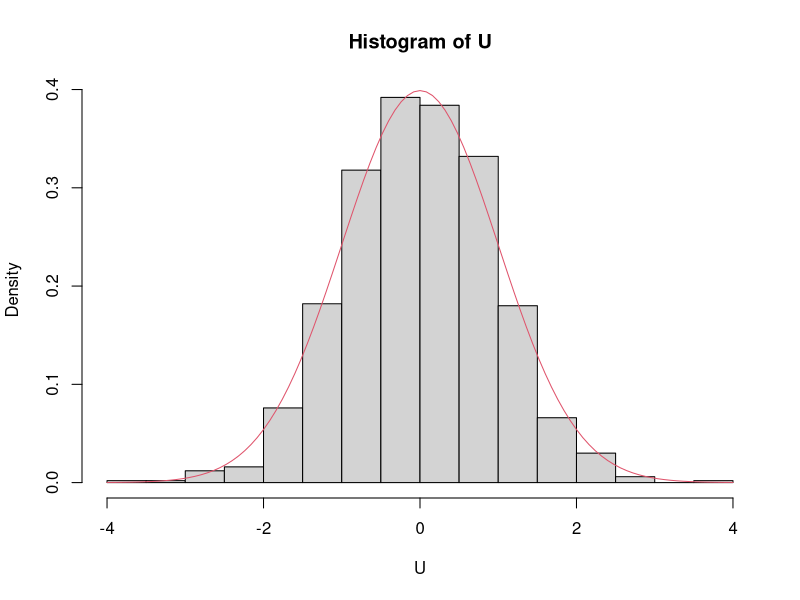
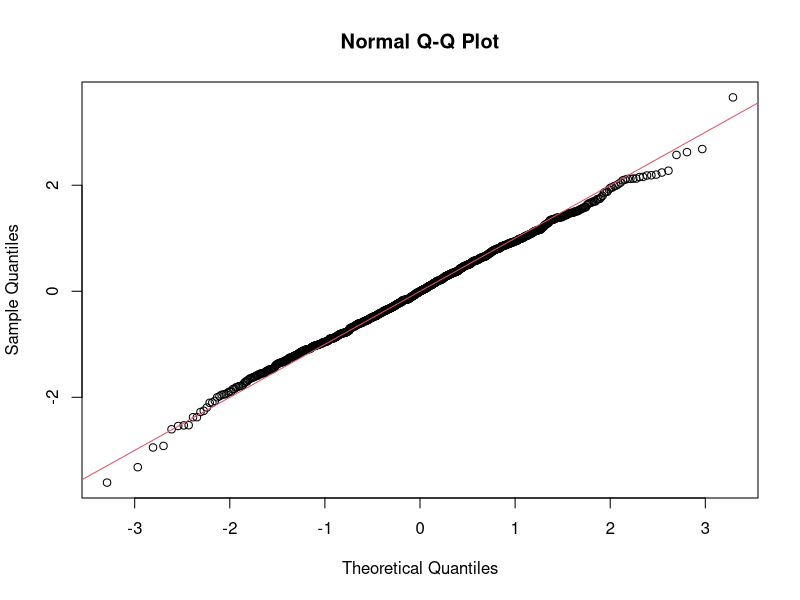
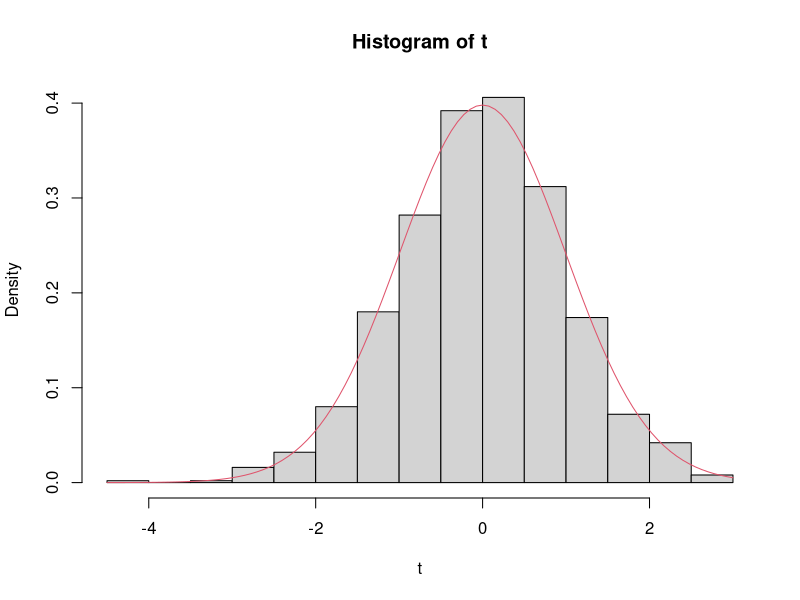
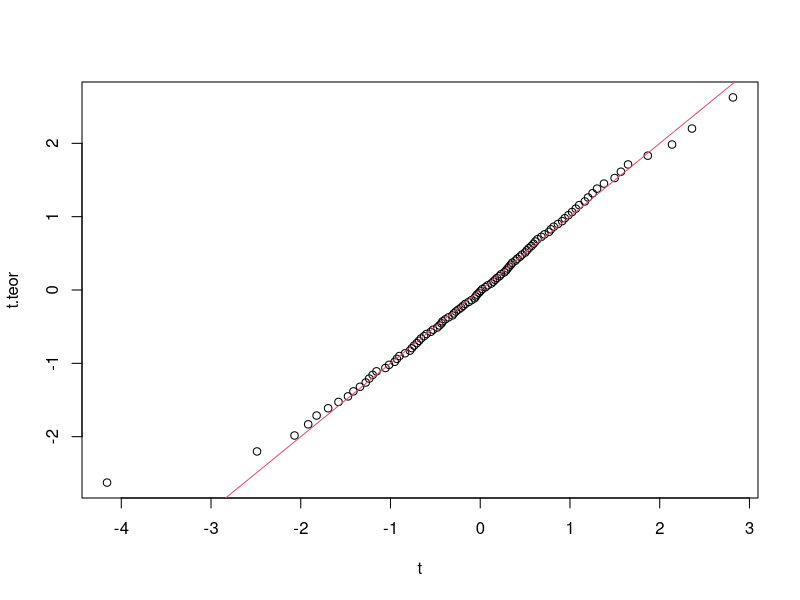
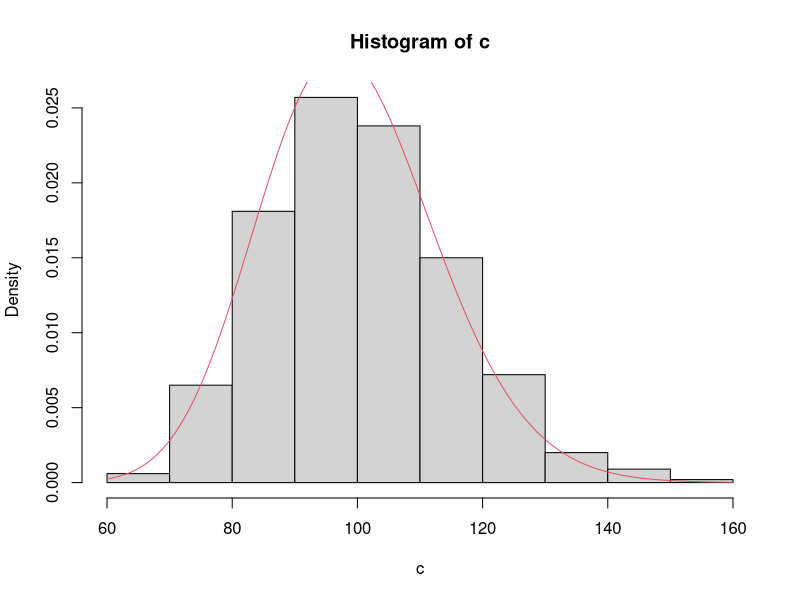
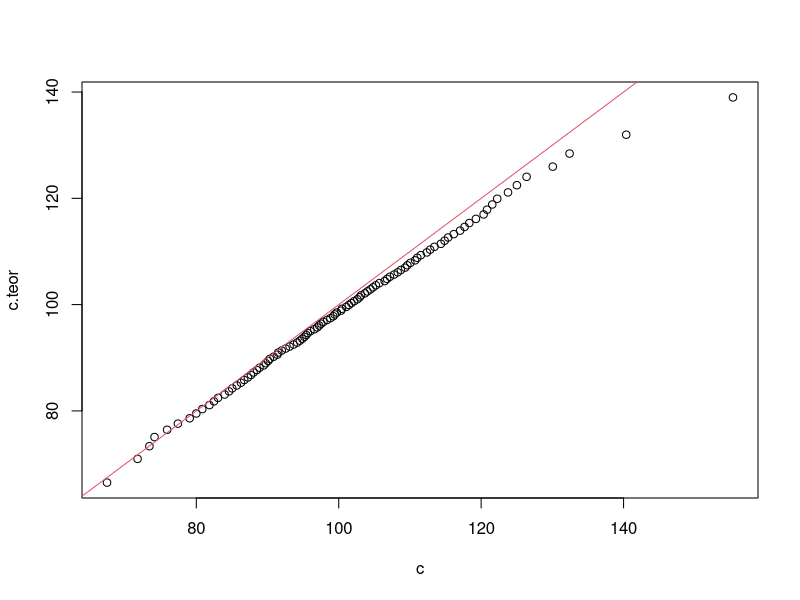
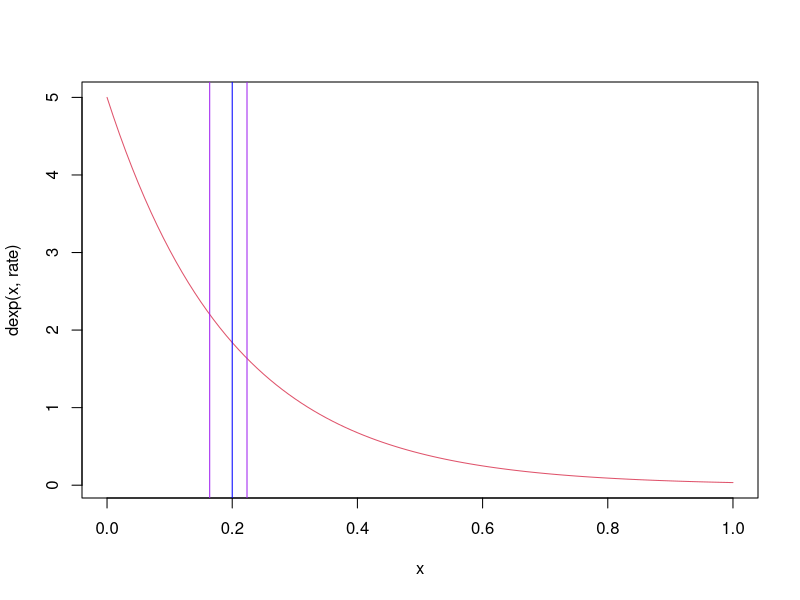
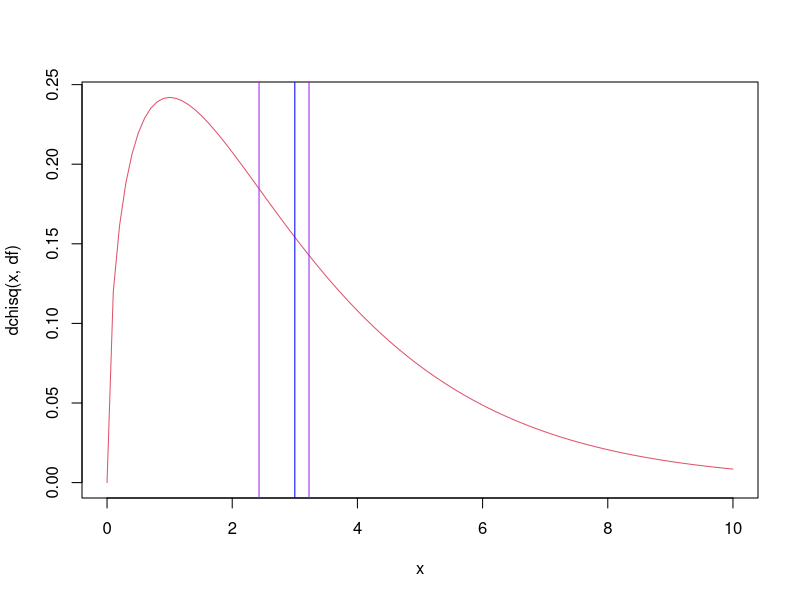

Write the R code that produced these figures, in order.
# ---
# title: "Zadania 7 - Estymacja przedziałowa, dowody"
# author: "JC"
# date: "28 kwietnia 2020"
# output: pdf_document
# ---
#Fakt 1
# Niech $X_1,X_2,\ldots,X_n$ będzie próbą prostą z rozkładu $N(\mu,\sigma^2)$. Zmienna losowa
# $$U={\overline X_n-\mu\over \sigma/\sqrt{n}}$$
# ma rozkład $N(0,1)$

#Przyklad 1.(Model 1)
#========
#Dla roznych mu i sigma, wygenerujemy N=1000 prob licznosci n=100: x1,x2,...,xn  z rozkładu N(mu,sigma^2)
#i korzystając z nich, wyznaczymy N: u1,u2,...,uN  mozliwych wartosci zmiennej U. Korzystajac z otrzymanej proby, sprawdzimy teze Faktu 1.
N = 1000;
n = 100
m = 3;
sigma = 2

licz.U <- function(dane) {(mean(dane) - m) / (sigma / sqrt(n)) }

U <- replicate(N, licz.U(rnorm(n, m, sigma)))

hist(U, prob = T)
curve(dnorm(x), add = T, col = 2)

qqnorm(U)
abline(a = 0, b = 1, col = 2)



#Fakt 2
# Niech $X_1,X_2,\ldots,X_n$ będzie próbą prostą z rozkładu $N(\mu,\sigma^2)$.
# Zmienna losowa
# $$t={\overline X_n-\mu\over S_n/\sqrt{n-1}},$$
# gdzie $S_n={1\over n}\sum_{i=1}^n(X_i-\overline X_n)^2$, ma rozkład t-Studenta o $n-1$ stopniach swobody.


#Zadanie 1.(Model 2)
#========
#Dla roznych mu i sigma, wygeneruj N=1000 prob licznosci n=100: x1,x2,...,xn  z rozkładu N(mu,sigma^2)
#i korzystajac z nich, wyznacz N: t1,t2,...,tN  mozliwych wartości zmiennej U. Korzystajac z testow diagnostycznych sprawdz teze Faktu 2.

N = 1000
n = 100
m = 3
sigma = 2

licz.t <- function(dane) {(mean(dane) - m) / (sd(dane) / sqrt(n - 1)) }

t <- replicate(N, licz.t(rnorm(n, m, sigma)))

hist(t, prob = T)
curve(dt(x, n - 1), add = T, col = 2)

p <- ppoints(100)
t.teor <- qt(p, n - 1)

qqplot(t, t.teor)
abline(a = 0, b = 1, col = 2)


#Fakt 3
# Dla próby  $X_1,X_2,\ldots,X_n$  z rozkładu $N(\mu,\sigma^2)$
# mamy kolejny ładny fakt. Zmienna losowa
# $$\chi^2={n S_n^2\over \sigma^2},$$
# gdzie $S_n^2={1\over n}\sum_{i=1}^n(X_i-\overline X_n)^2$, ma rozkład chi-kwadrat o $n-1$ stopniach swobody.


#Zadanie 2. (EPU dla wariancji)
#========
#Dla roznych mu i sigma, wygeneruj N=1000 prob licznosci n=100: x1,x2,...,xn  z rozkładu N(mu,sigma^2)
#i korzystajac z nich, wyznacz N: c1,c2,...,cn  mozliwych wartosci zmiennej chi^2. Korzystajac z testow diagnostycznych sprawdz teze Faktu 3.

N = 1000
n = 100
mu = 3
sigma = 2
licz.c <- function(dane) {(n * var(dane)) / (sigma ^ 2) }

c <- replicate(N, licz.c(rnorm(n, mu, sigma)))

hist(c, prob = T)
curve(dchisq(x, n - 1), add = T, col = 2)

p <- ppoints(n)
c.teor <- qchisq(p, n - 1)

qqplot(c, c.teor)
abline(a = 0, b = 1, col = 2)

#Zadanie 3. (Model 3)
#========
#Wybierz trzy rozne rozklady (rozne tez od rozkladu normalnego) i wygeneruj z nich proby licznosci n=150: x1,x2,...,xn. Wyznacz przedzial ufnosci dla sredniej, korzystajac z Modelu 3. Sprawdz, czy wartosc oczekiwana rozkladu z ktorego generowana byla proba nalezy do wyliczonego przedzialu.
N = 1000
n = 150

CI.mean3 <- function(data, alpha = 0.05) {
  n = length(data)
  u = qnorm(1 - alpha / 2)
  xbar = mean(data)
  sdx = sd(data) / sqrt(n)
  l = xbar - u * sdx
  r = xbar + u * sdx
  return(c(l, r))
}

# rozkład wykładniczy
# E(X) = 1 / rate
rate = 5
X = rexp(n, rate)
curve(dexp(x, rate), col = 2)
abline(v = 1 / rate, col = "blue")
CImean = CI.mean3(X)
abline(v = CImean[1], col = "purple")
abline(v = CImean[2], col = "purple")

# rozkład chi kwadrat
# E(X) = df
df = 3
X = rchisq(n, df)
curve(dchisq(x, df), col = 2, to = 10)
abline(v = df, col = "blue")
CImean = CI.mean3(X)
abline(v = CImean[1], col = "purple")
abline(v = CImean[2], col = "purple")

# rozkład jednorodny
# E(X) = (min + max) / 2
min = -5
max = 20
X = runif(n, min, max)
curve(dunif(x, min, max), col = 2, from = -6, to = 21)
abline(v = (min + max) / 2, col = "blue")
CImean = CI.mean3(X)
abline(v = CImean[1], col = "purple")
abline(v = CImean[2], col = "purple")